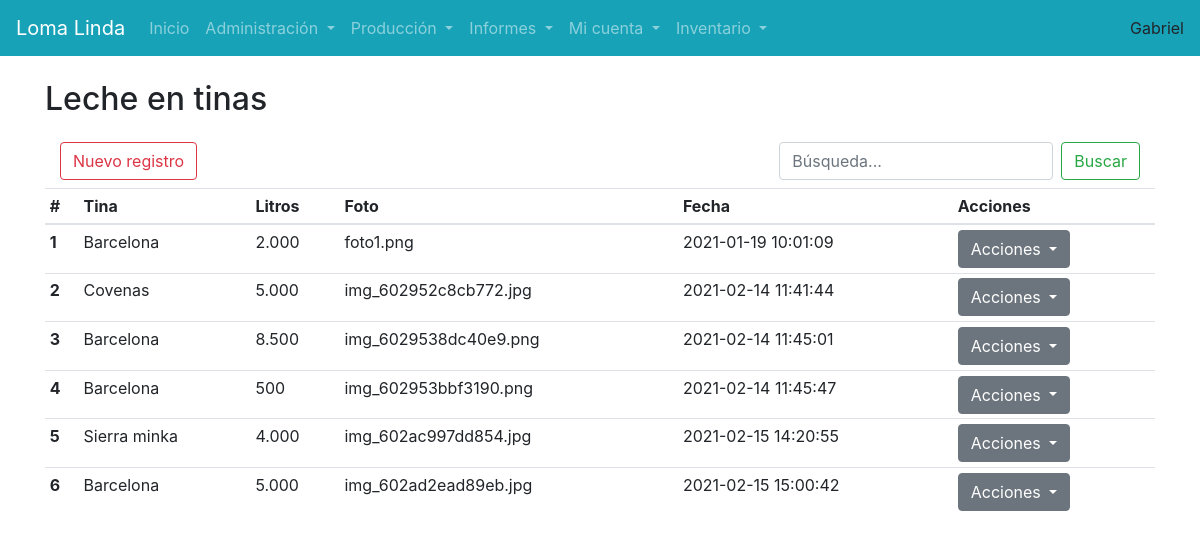
The app's page /usuarios/leche-tinas.php (signed in) with its own data.
### tables this page shows
CREATE TABLE `usuarios` (
  `usr_id` int(10) unsigned NOT NULL AUTO_INCREMENT,
  `usr_usuario` varchar(45) DEFAULT NULL,
  `usr_clave` varchar(255) DEFAULT NULL,
  `usr_tipo` int(10) unsigned DEFAULT NULL,
  `usr_nombre` varchar(100) DEFAULT NULL,
  `usr_email` varchar(100) DEFAULT NULL,
  `usr_sesion` int(10) unsigned DEFAULT NULL,
  `usr_estado` int(10) unsigned DEFAULT NULL COMMENT 'inactivo - activo',
  `usr_ultimo_ingreso` datetime DEFAULT NULL,
  PRIMARY KEY (`usr_id`)
);

CREATE TABLE `recibo_leche` (
  `reci_id` int(10) unsigned NOT NULL AUTO_INCREMENT,
  `reci_camion` int(10) unsigned DEFAULT NULL,
  `reci_litros` varchar(45) DEFAULT NULL,
  `reci_foto` varchar(255) DEFAULT NULL,
  `reci_usuario` int(10) unsigned DEFAULT NULL,
  `reci_fecha` timestamp NOT NULL DEFAULT CURRENT_TIMESTAMP,
  PRIMARY KEY (`reci_id`)
);

CREATE TABLE `camiones` (
  `cam_id` int(10) unsigned NOT NULL AUTO_INCREMENT,
  `cam_nombre` varchar(45) DEFAULT NULL,
  PRIMARY KEY (`cam_id`)
);

### usuarios/sesion.php (called while the page is built, shortened)
<?php
if ($_SESSION["id"] == "")
	header("Location:../salir.php");
else {
	include("../conexion.php");
	$consultaUsuarioActual = $conexion->query("SELECT * FROM usuarios WHERE usr_id='" . $_SESSION["id"] . "'");
	$datosUsuarioActual = $consultaUsuarioActual->fetch_array();
}
	?>

### usuarios/leche-tinas.php (the view, shortened to what this page needs)
<?php
include("head.php");
?>
</head>
<body>
    <?php include("menu.php"); ?>
    <div class="container">
        <h2 class="mt-4 mb-4">Leche en tinas</h2>
        <div class="container mb-2">
            <a href="leche-tinas-agregar.php" class="btn btn-outline-danger">Nuevo registro</a>
            <form class="form-inline my-2 my-lg-0 float-right">
                <input class="form-control mr-sm-2" type="search" placeholder="Búsqueda..." aria-label="Search">
                <button class="btn btn-outline-success my-2 my-sm-0" type="submit">Buscar</button>
            </form>
        </div>
        <table class="table table-sm">
            <thead>
                <tr>
                    <th scope="col">#</th>
                    <th scope="col">Tina</th>
                    <th scope="col">Litros</th>
                    <th scope="col">Foto</th>
                    <th scope="col">Fecha</th>
                    <th scope="col">Acciones</th>
                </tr>
            </thead>
            <tbody>
                <?php
                $consulta = $conexion->query("SELECT * FROM recibo_leche
                INNER JOIN camiones ON cam_id=reci_camion
                INNER JOIN usuarios ON usr_id=reci_usuario
                ");
                $i = 1;
                while ($fila = $consulta->fetch_array()) {
                ?>
                    <tr>
                        <th scope="row"><?= $i; ?></th>
                        <td><?= $fila['cam_nombre']; ?></td>
                        <td><?= number_format($fila['reci_litros'],0,".","."); ?></td>
                        <td><?= $fila['reci_foto']; ?></td>
                        <td><?= $fila['reci_fecha']; ?></td>
                        <td>
                            <div class="btn-group" role="group">
                                <button id="btnGroupDrop1" type="button" class="btn btn-secondary dropdown-toggle" data-toggle="dropdown" aria-haspopup="true" aria-expanded="false">
                                    Acciones
                                </button>
                            </div>
                        </td>
                    </tr>
                <?php $i++;
                } ?>
            </tbody>
        </table>
    </div>
</body>
</html>

### usuarios/head.php (shortened to what this page needs)
<?php
include("sesion.php");
?>
<!DOCTYPE html>
<html lang="en">
<head>
    <link rel="stylesheet" href="https://stackpath.bootstrapcdn.com/bootstrap/4.5.2/css/bootstrap.min.css">
    <link rel="stylesheet" href="https://stackpath.bootstrapcdn.com/font-awesome/4.7.0/css/font-awesome.min.css">

### usuarios/menu.php (shortened to what this page needs)
<nav class="navbar navbar-expand-lg navbar-dark bg-info">
    <a class="navbar-brand" href="#">Loma Linda</a>
    <div class="collapse navbar-collapse" id="navbarSupportedContent">
        <ul class="navbar-nav mr-auto">
            <li class="nav-item "><a class="nav-link" href="index.php">Inicio</a></li>
            <li class="nav-item dropdown float-right">
                <a class="nav-link dropdown-toggle" href="#" id="navbarDropdown" role="button" data-toggle="dropdown" aria-haspopup="true" aria-expanded="false">
                    Administración
                </a>
            </li>
            <li class="nav-item dropdown float-right">
                <a class="nav-link dropdown-toggle" href="#" id="navbarDropdown" role="button" data-toggle="dropdown" aria-haspopup="true" aria-expanded="false">
                    Producción
                </a>
            </li>
            <li class="nav-item dropdown float-right">
                <a class="nav-link dropdown-toggle" href="#" id="navbarDropdown" role="button" data-toggle="dropdown" aria-haspopup="true" aria-expanded="false">
                    Informes
                </a>
            </li>
            <li class="nav-item dropdown float-right">
                <a class="nav-link dropdown-toggle" href="#" id="navbarDropdown" role="button" data-toggle="dropdown" aria-haspopup="true" aria-expanded="false">
                    Mi cuenta
                </a>
            </li>
            <li class="nav-item dropdown float-right">
                <a class="nav-link dropdown-toggle" href="#" id="navbarDropdown" role="button" data-toggle="dropdown" aria-haspopup="true" aria-expanded="false">
                    Inventario
                </a>
            </li>
        </ul>
        <span><?=$datosUsuarioActual['usr_nombre'];?></span>
    </div>
</nav>

### records on screen
usuarios: usr_nombre "Gabriel"
recibo_leche: camiones.cam_nombre "Barcelona", reci_litros "2.000", reci_foto "foto1.png", reci_fecha "2021-01-19 10:01:09"
recibo_leche: camiones.cam_nombre "Covenas", reci_litros "5.000", reci_foto "img_602952c8cb772.jpg", reci_fecha "2021-02-14 11:41:44"
recibo_leche: camiones.cam_nombre "Barcelona", reci_litros "8.500", reci_foto "img_6029538dc40e9.png", reci_fecha "2021-02-14 11:45:01"
recibo_leche: camiones.cam_nombre "Barcelona", reci_litros "500", reci_foto "img_602953bbf3190.png", reci_fecha "2021-02-14 11:45:47"
recibo_leche: camiones.cam_nombre "Sierra minka", reci_litros "4.000", reci_foto "img_602ac997dd854.jpg", reci_fecha "2021-02-15 14:20:55"
recibo_leche: camiones.cam_nombre "Barcelona", reci_litros "5.000", reci_foto "img_602ad2ead89eb.jpg", reci_fecha "2021-02-15 15:00:42"
